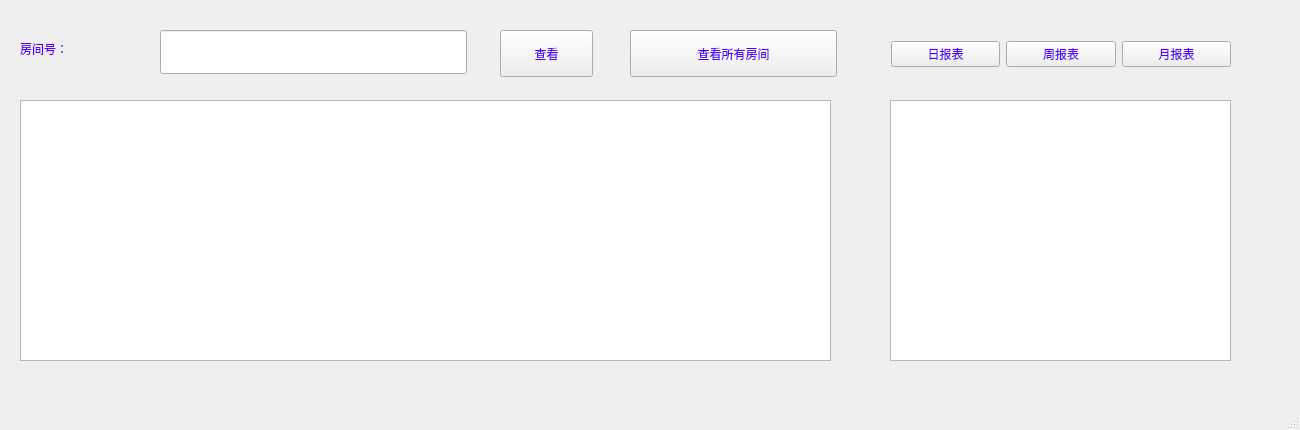
<?xml version="1.0" encoding="UTF-8"?>
<ui version="4.0">
 <class>statementshow</class>
 <widget class="QMainWindow" name="statementshow">
  <property name="geometry">
   <rect>
    <x>0</x>
    <y>0</y>
    <width>1300</width>
    <height>430</height>
   </rect>
  </property>
  <property name="minimumSize">
   <size>
    <width>1300</width>
    <height>430</height>
   </size>
  </property>
  <property name="maximumSize">
   <size>
    <width>1300</width>
    <height>430</height>
   </size>
  </property>
  <property name="windowTitle">
   <string>MainWindow</string>
  </property>
  <widget class="QWidget" name="centralwidget">
   <widget class="QTableView" name="tableView">
    <property name="geometry">
     <rect>
      <x>20</x>
      <y>100</y>
      <width>811</width>
      <height>261</height>
     </rect>
    </property>
    <property name="styleSheet">
     <string notr="true">font: 9pt &quot;Arial&quot;;</string>
    </property>
   </widget>
   <widget class="QTableView" name="tableView_2">
    <property name="geometry">
     <rect>
      <x>890</x>
      <y>100</y>
      <width>341</width>
      <height>261</height>
     </rect>
    </property>
    <property name="styleSheet">
     <string notr="true">font: 9pt &quot;Arial&quot;;</string>
    </property>
   </widget>
   <widget class="QPushButton" name="pushButtonAll">
    <property name="geometry">
     <rect>
      <x>630</x>
      <y>30</y>
      <width>207</width>
      <height>47</height>
     </rect>
    </property>
    <property name="styleSheet">
     <string notr="true">font: 20pt &quot;Cambria&quot;;
color: rgb(85, 0, 255)</string>
    </property>
    <property name="text">
     <string>查看所有房间</string>
    </property>
   </widget>
   <widget class="QPushButton" name="pushButtonOne">
    <property name="geometry">
     <rect>
      <x>500</x>
      <y>30</y>
      <width>93</width>
      <height>47</height>
     </rect>
    </property>
    <property name="styleSheet">
     <string notr="true">font: 20pt &quot;Cambria&quot;;
color: rgb(85, 0, 255)</string>
    </property>
    <property name="text">
     <string>查看</string>
    </property>
   </widget>
   <widget class="QLabel" name="label">
    <property name="geometry">
     <rect>
      <x>20</x>
      <y>30</y>
      <width>132</width>
      <height>38</height>
     </rect>
    </property>
    <property name="styleSheet">
     <string notr="true">font: 20pt &quot;Cambria&quot;;
color: rgb(85, 0, 255)</string>
    </property>
    <property name="text">
     <string>房间号：</string>
    </property>
   </widget>
   <widget class="QLineEdit" name="lineEdit">
    <property name="geometry">
     <rect>
      <x>160</x>
      <y>30</y>
      <width>307</width>
      <height>44</height>
     </rect>
    </property>
    <property name="styleSheet">
     <string notr="true">font: 20pt &quot;Cambria&quot;;
</string>
    </property>
   </widget>
   <widget class="QWidget" name="layoutWidget">
    <property name="geometry">
     <rect>
      <x>891</x>
      <y>30</y>
      <width>340</width>
      <height>49</height>
     </rect>
    </property>
    <layout class="QHBoxLayout" name="horizontalLayout">
     <item>
      <widget class="QPushButton" name="pushButtonDay">
       <property name="styleSheet">
        <string notr="true">font: 20pt &quot;Cambria&quot;;
color: rgb(85, 0, 255)</string>
       </property>
       <property name="text">
        <string>日报表</string>
       </property>
      </widget>
     </item>
     <item>
      <widget class="QPushButton" name="pushButtonWeek">
       <property name="styleSheet">
        <string notr="true">font: 20pt &quot;Cambria&quot;;
color: rgb(85, 0, 255)</string>
       </property>
       <property name="text">
        <string>周报表</string>
       </property>
      </widget>
     </item>
     <item>
      <widget class="QPushButton" name="pushButtonMonth">
       <property name="styleSheet">
        <string notr="true">font: 20pt &quot;Cambria&quot;;
color: rgb(85, 0, 255)</string>
       </property>
       <property name="text">
        <string>月报表</string>
       </property>
      </widget>
     </item>
    </layout>
   </widget>
  </widget>
  <widget class="QMenuBar" name="menubar">
   <property name="geometry">
    <rect>
     <x>0</x>
     <y>0</y>
     <width>1300</width>
     <height>26</height>
    </rect>
   </property>
  </widget>
  <widget class="QStatusBar" name="statusbar"/>
 </widget>
 <resources/>
 <connections/>
</ui>
